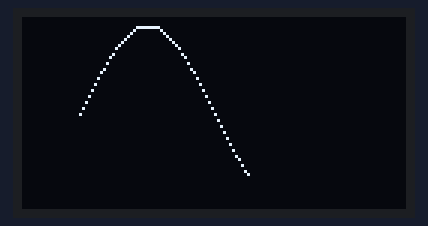
Simulated run of this program. Board: Raspberry Pi Pico running MicroPython. Shown: 128×64 one-colour display. Library files of the repository ran but are not shown: ssd1306.py. At 2.2 s the program stops and its outputs stay as they are.

Above: at 1.5 s.
At 2.3 s:
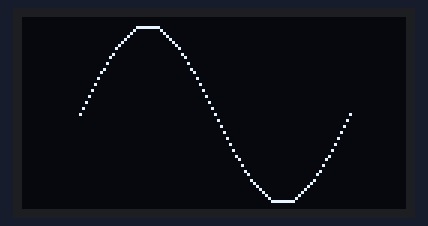

Measured:
- what the display in image 0 shows lasts 0.7 s, from 1.4 s to 2.1 s

The program:

05_ejemplo_07_oled_funcion_seno.py
```python
from ssd1306 import SSD1306_I2C
from machine import I2C,Pin
import utime
import math

i2c = I2C(0,scl=Pin(1),sda=Pin(0),freq=400000)
oled = SSD1306_I2C(128,64,i2c)

# En el eje x debemos tener radianes, pero en lugar de eso
# tendremos ángulo, normalmente deberia de ser de 0 a 360 grados
# pero debido a la limitacion de las dimensiones de la pantalla,
# lo que tendremos será de 0 a 128 puntos para graficar,
# así que 360 / 2 = 180, por lo que aun tomando escala a la mitad
# en ancho de la pantalla no nos alcanza, así que lo volvemos a
# dividir entre dos 180 / 2 = 90, por lo que el eje x va a ir de
# 0 a 90, pero en el argumento de sin(x) lo vamos a multiplicar por 4

# en el eje y, tenemos hasta 64 puntos, por lo que el eje x lo vamos
# poner en el punto 32, que es la mitad de la pantalla y trabajaremos
# con 30 unidades hacia arriba y 30 unidades hacia abajo. Por lo que,
# para al obtener el valor de la función sin(x), lo vamos a multiplicar
# por 30.

# valores iniciales de x y y para establecer los ejes
y0=32 # es el valor inicial de y para que 0 se desplaze 32 puntos
x0 = 19 # este eje usa 90 puntos de 128, quedando 38 puntos libres, la mitad es 19, para centrarlo
# graficando los valores de y
for x in range (91): # se usa 91 para que sea de 0 a 90
    # ya multiplicado va de 0 a 360 y se convierte a radianes,
    # y se multiplica por 30 para que vaya de -30 a 30
    y = -int(30*math.sin(4*x*2*math.pi/360)) # se pone negativo porque y aumenta hacia abajo de la pantalla
    # primero graficar puntos (descomentar)
    oled.pixel(x+x0,y+y0,1) # el uno significa encender el pixel
    # segundo graficar lineas (comentar)
    #oled.line(x+x0,y0, x+x0,y+y0,1)
    oled.show()
```
